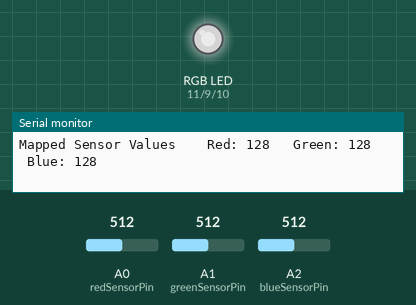
Recording of a sketch running on a simulated Arduino Uno, built with avr-gcc and run on an emulated ATmega328P. Shown: an RGB LED mixed from three pins (HIGH = lit), the last lines printed to the serial monitor. The inputs (shaded band) are chosen by the test bench; at power-on: A0 (redSensorPin) = 512, A1 (greenSensorPin) = 512, A2 (blueSensorPin) = 512. Dim RGB values are drawn brighter than linear.

Above: at 5.5 s.
5.6 s: A0 (redSensorPin) set to 716
At 10.4 s:
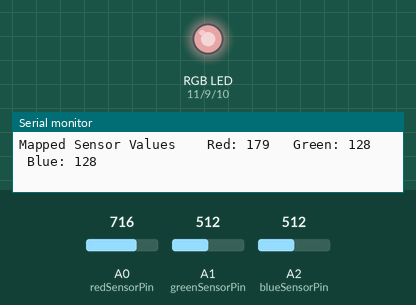
16.0 s: A1 (greenSensorPin) set to 716
At 20.1 s:
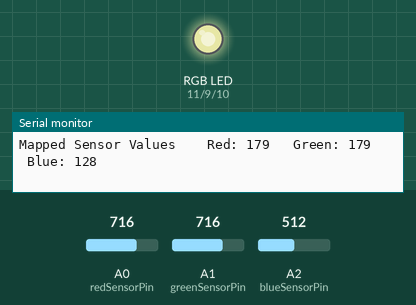
26.4 s: A2 (blueSensorPin) set to 246
At 30.5 s:
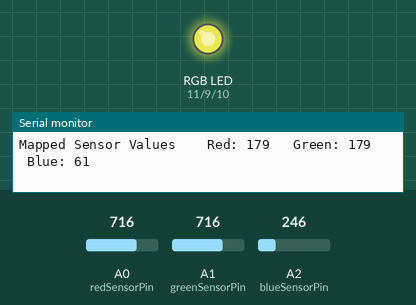
Timing chart, 0 to 33.7 s (numbered marks = the images above; inputs shaded):
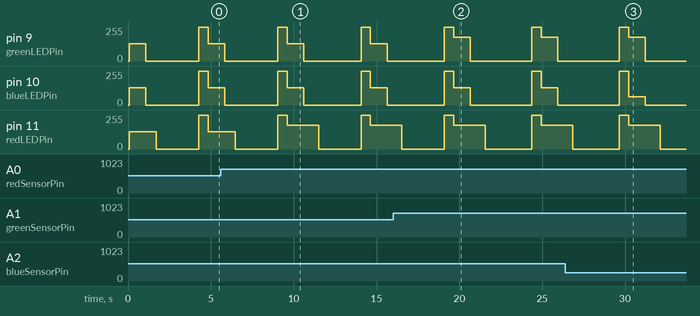

The sketch:

sketch_sep19a.ino
```cpp
// --- Based on Project 04 from Arduino Projects Book

const int redLEDPin = 11;
const int greenLEDPin = 9;
const int blueLEDPin = 10;

const int redSensorPin = A0;
const int greenSensorPin = A1;
const int blueSensorPin = A2;

int redValue = 0;
int greenValue = 0;
int blueValue = 0;

int redSensorValue = 0;
int greenSensorValue = 0;
int blueSensorValue = 0;

void setup()
{
  Serial.begin(9600);

  pinMode(redLEDPin,OUTPUT);
  pinMode(greenLEDPin,OUTPUT);
  pinMode(blueLEDPin,OUTPUT);
}

void loop()
{
  // read from the sensor pins
  redSensorValue = analogRead(redSensorPin);
  delay(5);
  greenSensorValue = analogRead(greenSensorPin);
  delay(5);
  blueSensorValue = analogRead(blueSensorPin);
  delay(5);

  Serial.print("Raw Sensor Values \t Red: ");
  Serial.print(redSensorValue);
  Serial.print("\t Green: ");
  Serial.print(greenSensorValue);
  Serial.print("\t Blue: ");
  Serial.println(blueSensorValue);

  // convert from 10 bit to 8 bit
  // AUR3 has 10 bit input and 8 bit output
  redValue = redSensorValue / 4;
  greenValue = greenSensorValue / 4;
  blueValue = blueSensorValue / 4;

  Serial.print("Mapped Sensor Values \t Red: ");
  Serial.print(redValue);
  Serial.print("\t Green: ");
  Serial.print(greenValue);
  Serial.print("\t Blue: ");
  Serial.println(blueValue);

  // write to the LED pins
  analogWrite(redLEDPin,redValue);
  analogWrite(greenLEDPin,greenValue);
  analogWrite(blueLEDPin,blueValue);

  delay(1000);

  analogWrite(greenLEDPin,0);
  analogWrite(blueLEDPin,0);
  for ( int i = 0; i < redValue; ++i )
  {
    analogWrite(redLEDPin,i);
    delay(5);
  }

  analogWrite(redLEDPin,0);
  for ( int i = 0; i < greenValue; ++i )
  {
    analogWrite(greenLEDPin,i);
    delay(5);
  }

  analogWrite(greenLEDPin,0);
  for ( int i = 0; i < blueValue; ++i )
  {
    analogWrite(blueLEDPin,i);
    delay(5);
  }

  for ( int i = 0; i < 256; ++i )
  {
    int redindex = i;
    int greenindex = i;
    int blueindex = i;
    if ( i > redValue ) redindex = redValue;
    if ( i > greenValue ) greenindex = greenValue;
    if ( i > blueValue ) blueindex = blueValue;
    analogWrite(redLEDPin,i);
    analogWrite(greenLEDPin,i);
    analogWrite(blueLEDPin,i);
    delay(5);
  }

  delay(500);
}
```
